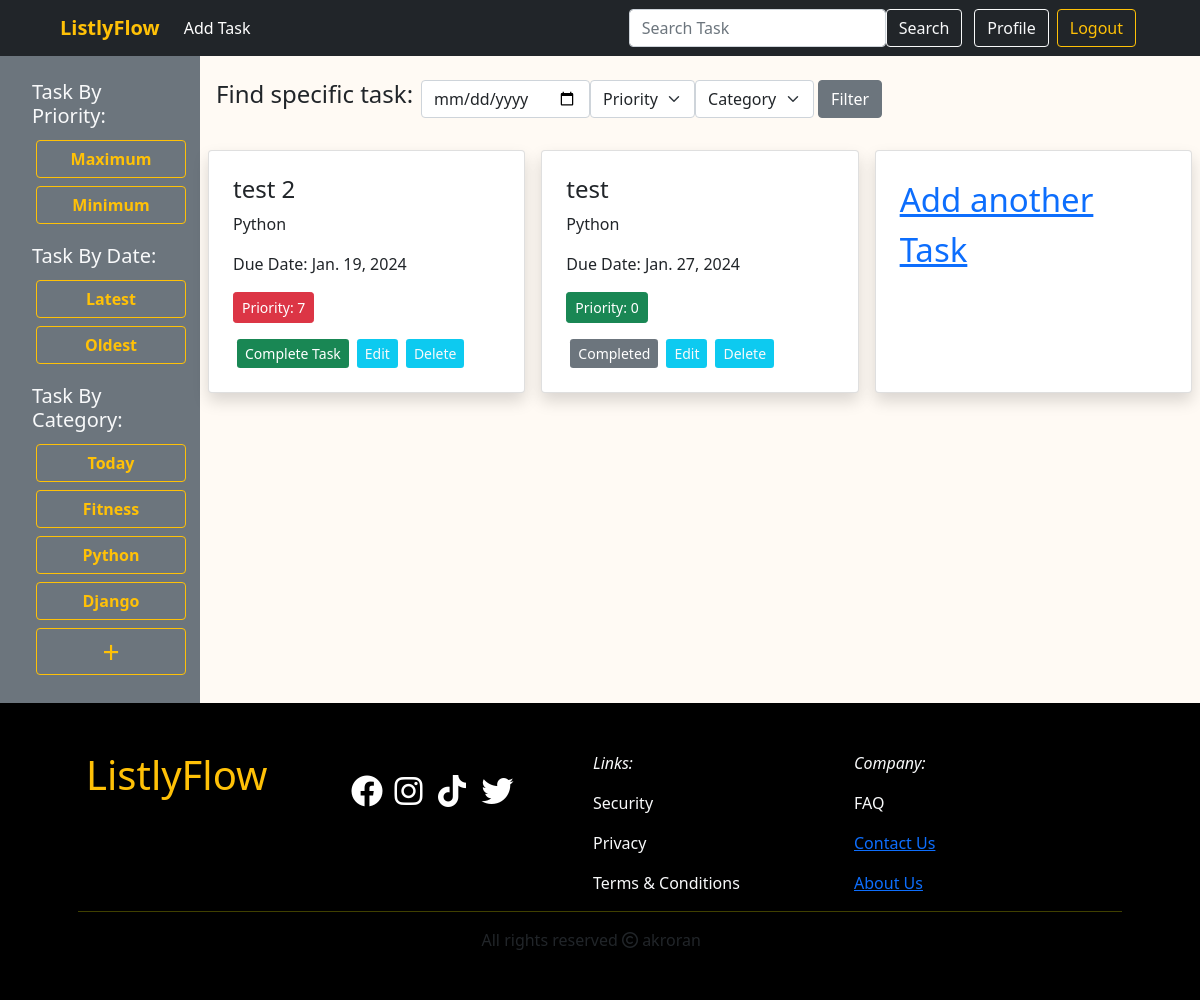
Screenshot of /category/python/ (signed in) with the database file from the repository.
### task/models.py (models this page shows, shortened)
class Category(models.Model):
    name = models.CharField(max_length=30)
    slug = AutoSlugField(populate_from='name', editable=True, always_update=True)
    def __str__(self):
        return self.name
    class Meta:
        verbose_name_plural = "Categories"

class Task(models.Model):
    title = models.CharField(max_length=250)
    description = models.TextField(blank=True, null=True)
    status = models.BooleanField(default=False)
    due_date = models.DateField(null=True, blank=True)
    priority = models.IntegerField(default=1, choices = [(0,'0'),(1,'1'),(2,'2'),(3,'3'),(4,'4'),(5,'5'),(6,'6'),(7,'7'),(8,'8')])
    category = models.ForeignKey(Category, on_delete=models.CASCADE,related_name='tasks')
    user = models.ForeignKey(User, on_delete=models.CASCADE, related_name='tasks')

### listlyflow/views.py (the view, shortened to what this page needs)
# urls.py: path('', views.home, name='home'),
def home(request, slug = None):
    form = TaskFilterForm()
    search = request.GET.get('search')
    if request.user.is_authenticated:
        user = request.user
        if slug is not None:
            category = Category.objects.get(slug=slug)
            data = Task.objects.filter(category=category, user=user).order_by('status')
        else:
            data = Task.objects.filter(user=user).order_by('status')
    else :
        data = {}
    categories = Category.objects.all()
    return render(request, 'home.html', {'data': data,'categories': categories, 'form': form})

### task/forms.py
class TaskFilterForm(forms.Form):
    date = forms.DateField(widget=forms.DateInput(attrs={'type': 'date'}), required=False)
    priority = forms.ChoiceField(choices = [( '','Priority'), (0,'0'),(1,'1'),(2,'2'),(3,'3'),(4,'4'),(5,'5'),(6,'6'),(7,'7'),(8,'8')], required=False)
    category = forms.ModelChoiceField(queryset=models.Category.objects.all(), empty_label='Category', required=False)

### templates/home.html (shortened to what this page needs)
{% extends "base.html" %}
{% load static %}
{% block css_link %}
<link rel="stylesheet" href="{% static "css/home.css" %}">
{% endblock css_link %}
{% block content %}
{% load crispy_forms_tags %}
{% if request.user.is_authenticated %}
<div class="d-flex flex-wrap">
  <div class="col-2 bg-secondary text-light p-4">
    <h5 class="text-light mx-2 mb-2">Task By Priority:</h5>
    <div class="ms-2 mb-3">
        <a class="btn btn-outline-warning m-1"
        style="width: 150px; font-weight: 600;"
        href="{% url "sort-priority" True %}">Maximum</a>
        <a class="btn btn-outline-warning m-1"
        style="width: 150px; font-weight: 600;"
        href="{% url "sort-priority" False %}">Minimum</a>
      </div>
    <h5 class="text-light mx-2 mb-2">Task By Date:</h5>
    <div class="ms-2 mb-3">
        <a class="btn btn-outline-warning m-1"
        style="width: 150px; font-weight: 600;"
        href="{% url "sort-date" False %}">Latest</a>
        <a class="btn btn-outline-warning m-1"
        style="width: 150px; font-weight: 600;"
        href="{% url "sort-date" True %}">Oldest</a>
      </div>
    <h5 class="text-light mx-2 mb-2">Task By Category:</h5>
    <div class="ms-2">
        {% for category in categories %}
          <a class="btn btn-outline-warning m-1"
          style="width: 150px; font-weight: 600;"
          href="{% url "sort-category" category.slug %}">{{ category.name }}</a>
          {% endfor %}
        </div>
    <div class="ms-2">
        <a class="btn btn-outline-warning m-1 p-0"
        style="width: 150px; font-weight: 500; font-size: 30px;"
        href="{% url "add-category" %}"> + </a>
  </div>
</div>
  <div class="col-10">
  <div class="d-flex m-3">
    <h4 class="mt-2">Find specific task:</h4>
    <form class="d-flex p-2" action="{% url "filter" %}">
      {% for f in form  %}
      <div>
        {{f}}
      </div>
      {% endfor %}
      <button class="btn btn-secondary mx-1" type="submit">Filter</button>
    </form>
  </div>
    <div
    class="d-flex flex-wrap justify-content-center" >
      {% for task in data %}
          <div class="col-md-4 d-flex align-items-stretch">
            <div class="card p-2 m-2 shadow w-100">
              <div class="card-body">
                <h4> {{task.title}} </h4>
                <p> {{task.category}} </p>
                <p> Due Date: {{task.due_date}} </p>
                {% if task.priority > 6 %}
                <p class="btn btn-sm btn-danger ">Priority: {{task.priority}} </p>
                {% elif task.priority > 4 %}
                <p class="btn btn-sm btn-warning">Priority: {{task.priority}} </p>
                {% else %}
                <p class="btn btn-sm btn-success">Priority: {{task.priority}} </p>
                {% endif %}
                <div class="d-flex ">
                    {% if task.status %}
                    <a class="btn-sm btn-secondary mx-1 text-decoration-none" disabled>Completed</a>
                    {% else %}
                    <a class="btn-sm btn-success mx-1 text-decoration-none" href="{% url "task-done" task.id %}">Complete Task</a>
                    {% endif %}
                    <a class="btn-sm btn-info mx-1 text-light text-decoration-none" href="{% url "edit-task" task.id %}">Edit</a>
                    <a class="btn-sm btn-info mx-1 text-light text-decoration-none" href="{% url "delete-task" task.id %}">Delete</a>
                </div>
              </div>
            </div>
          </div>
      {% endfor %}
      <div class="col-md-4 col-sm-6 d-flex align-items-stretch">
        <div class="card p-2 m-2 shadow w-100">
          <div class="card-body">
            <div class="d-flex align-items-center justify-content-center"
            style="font-size:33px">
                <a href="{% url "add-task" %}">Add another Task</a>
            </div>
          </div>
        </div>
      </div>
      </div>
  </div>
</div>
{% endif %}
{% endblock content %}

### static/css/home.css (style rules this page uses)
body { overflow-x: hidden; }

### rows the page displays
Category: name "Today"
Category: name "Fitness"
Category: name "Python"
Category: name "Django"
Task: title "test 2", category "Python", due_date "Jan. 19, 2024", priority "7", status "Complete Task"
Task: title "test", category "Python", due_date "Jan. 27, 2024", priority "0", status "Completed"
